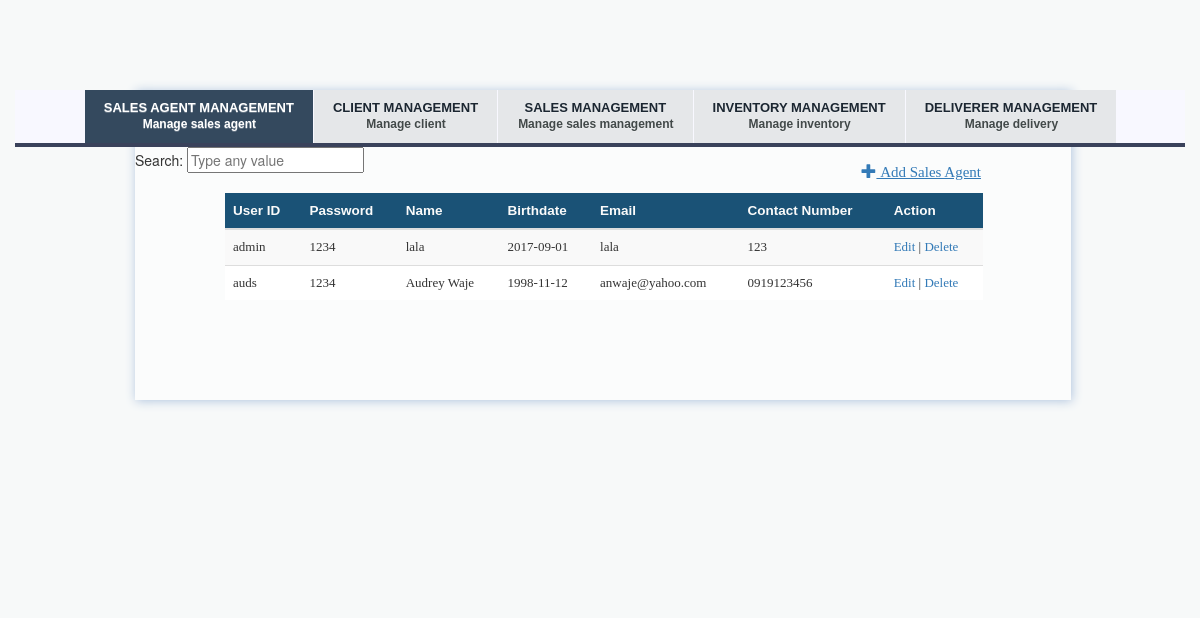
The page /index.php/knoxville/viewSalesAgents on the database its author committed.
### tables this page shows
CREATE TABLE `sales_agent` (
  `userID` varchar(20) NOT NULL,
  `password` varchar(20) NOT NULL,
  `birthdate` date NOT NULL,
  `email` varchar(30) NOT NULL,
  `contact_no` varchar(11) NOT NULL,
  `fullname` varchar(50) NOT NULL,
  `isAdmin` tinyint(1) NOT NULL
);

### application/controllers/knoxville.php (called while the page is built, shortened)
<?php
class Knoxville extends CI_Controller {
    public function __construct(){
        $this->load->model('client_model','Client');
        $this->load->model('sales_agent_model','SalesAgent');
		$this->load->model('order_model','Order');
		$this->load->model('item_model','Item');
		$this->load->model('transaction_model','Transaction');
		$this->load->model('deliverer_model','Deliverer');
		$this->load->model('shipment_model','Shipment');
		$this->load->model('shipment_status_model','ShipStatus');
    }
    public function viewSalesAgents(){
        $result_array = $this->SalesAgent->read();
        $data['sales_agents'] = $result_array;
		$header_data['title'] = "View Sales Agents";
			$this->load->view('include/header',$header_data);
        $this->load->view('sales_agent_view',$data);
    }
}

### index.php (called while the page is built, shortened)
<?php
require_once BASEPATH.'core/CodeIgniter.php';

### application/models/sales_agent_model.php (called while the page is built, shortened)
<?php
class Sales_agent_model extends CI_Model {
    private $table = 'sales_agent';
    function read($condition=null){
        $this->db->select('*');
        $this->db->from($this->table);
        $query = $this->db->get();
        if($query->num_rows()>0)
            return $query->result_array();
        else
            return false;
    }
}
?>

### application/views/sales_agent_view.php (the view)
<!DOCTYPE html>
<div class="tab-content">
Search: <input type="text" id="myInput" onkeyup="myFunction()" placeholder="Type any value" title="Type ANY value">
    <a href="<?php echo base_url('knoxville/addSalesAgent')?>" class="addLink"><span class="glyphicon glyphicon-plus"></span>&nbsp;Add Sales Agent</a>
        <div class="table-responsive table">
            <table class="table table-striped" id="myTable">
                <thead>
                    <tr id="trHead">
						<th>User ID</th>
						<th>Password</th>
						<th>Name</th>
						<th>Birthdate</th>
						<th>Email</th>
						<th>Contact Number</th>
						<th>Action</th>
					</tr>
				</thead>
			<tbody>
				<?php
					foreach($sales_agents as $c){
						echo "<tr><td>".$c['userID']."</td><td>".$c['password']."</td><td>".$c['fullname']."</td><td>".$c['birthdate']."</td><td>".$c['email']."</td><td>".$c['contact_no'].'</td><td><a href="'.base_url('knoxville/updateSalesAgent/'.$c['userID']).'">Edit</a> | <a href="'.base_url('knoxville/delSalesAgent/'.$c['userID']).'">Delete</a></td></tr>';
					}
				?>
			</tbody>
			</table>
		</div>
	</div>
</div>
</div>
</body>
</html>

### assets/css/MyCSS.css (style rules this page uses)
body { background-color: #F7F9F9; }
.tab-content { margin-left: 120px; width: 80%; background-color: #FBFCFC; box-shadow: 1px 1px 10px #B0C4DE; }
.table { margin: 5px 45px 100px; width:90%; }
tr#trHead { font-family: sans-serif; font-weight: bold; font-size: 13.5px; color:#FAFAFA; background-color: #1A5276; }
tbody { font-family: verdana; font-size: 13px; }
.addLink { text-decoration: underline; font-family: verdana; font-size: 15px; margin: 15px 90px 5px; float: right; }

### rows shown on the page
sales_agent: userID "admin", password "1234", fullname "lala", birthdate "2017-09-01", email "lala", contact_no "123"
sales_agent: userID "auds", password "1234", fullname "Audrey Waje", birthdate "1998-11-12", email "anwaje@yahoo.com", contact_no "0919123456"
